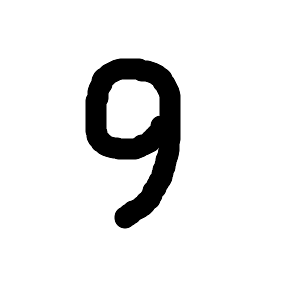
#> input picture p1109/data/a9.png, 300 x 300 px
$ jupyter execute --allow-errors p1109_02.ipynb
#> lines starting #> are read from the running program, lines starting #| are printed output that depends on the picture
[cell 1]
#svc: 숫자를 분류하는 머신러닝 모델
#metrics: 예측 결과의 정답률 계산
#ImageOps: 이미지 색상 반전
#np 이미지를 숫자 배열로 변환
from sklearn import model_selection,svm,metrics
import pandas as pd
from PIL import Image,ImageOps
import numpy as np

#> (a cell that did not finish here is left out)

[cell 3]
# 픽셀의 정규화 / 0-255 숫자를 0-1사이의 숫자로 정규화(일정한 범위로 맞추는 것)
# x =이미지 한장의 픽셀값784개
def test(x):
    output = []
    for i in x:
        output.append(float(i)/256)     #실수로 바꾸고 256으로 나눈 뒤 리스트 추가
    return output

#> (a cell that did not finish here is left out)

#> (a cell that did not finish here is left out)

#> (a cell that did not finish here is left out)

[cell 7]
#데이터학습
clf =svm.SVC()  #다른알고리즘을 사용해도 됨.
#> (the rest of this cell did not finish here and is left out)

[cell 8]
# 이미지 열기, 흑백으로 변환
img = Image.open('data/a9.png').convert('L')

# 색상반전 : 0-검정,255-흰색
img = ImageOps.invert(img)
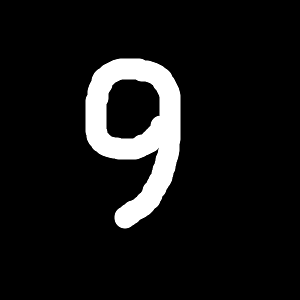
#> img: PIL image 300x300 L; min 0, max 255, mean 21.8

# 숫자가 있는 영역만 추출
# getbbox()는 0이 아닌 픽셀이 있는 영역을 둘러싸는 사각형
# crop: 찾은 사각형대로 이미지 자르기
bbox = img.getbbox()
#> bbox = (85, 58, 181, 229)
img = img.crop(bbox)
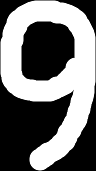
#> img: PIL image 96x171 L; min 0, max 255, mean 119.3

#비율축소 -사이즈20*20 / LANCZOS-이미지를 줄일 때 픽셀값을 계산하는 방식
img.thumbnail((20,20),Image.Resampling.LANCZOS)
img

#비울확대 -사이즈28*28 /'L':밝기 하나로 픽셀을 표현하는 회색조 모드, 0: 배경밝기
new_img = Image.new('L',(28,28),0)
#> new_img: PIL image 28x28 L; every value is 0

#배경사이즈 숫자를 가운데 붙여넣기
#paste: 이미지 붙여넣기
x = (28-img.width)//2
#> x = 8
y = (28-img.height)//2
#> y = 4
new_img.paste(img,(x,y))
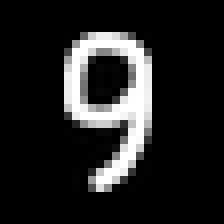
#> new_img: PIL image 28x28 L (shown 8 times larger); min 0, max 255, mean 33.5

# 예측용 데이터 - 0-255/0-1
# 이미지를 실수형Numpy배열로 바꿈
# reshape: 배열의 모양 바꾸기
img_data= np.array(new_img,dtype=np.float32)
flat_img_data = img_data.reshape(1,784)/256.0

#데이터예측 - 2차원 형태여야 예측이 됨.
#> (the rest of this cell did not finish here and is left out)

$ run again, with p1109/data/a4.png copied over p1109/data/a9.png
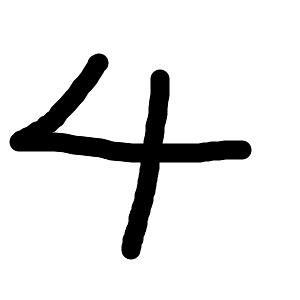
#> input picture p1109/data/a4.png, 300 x 300 px
#> bbox = (9, 53, 252, 260)
#> `img = img.crop(bbox)`:
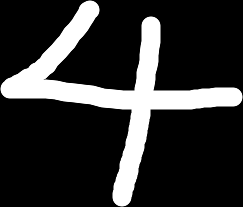
#> img: PIL image 243x207 L; min 0, max 255, mean 49.6
#> `new_img.paste(img,(x,y))`:
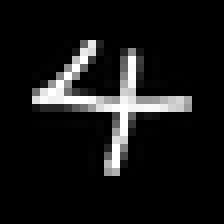
#> new_img: PIL image 28x28 L (shown 8 times larger); min 0, max 255, mean 22.1
